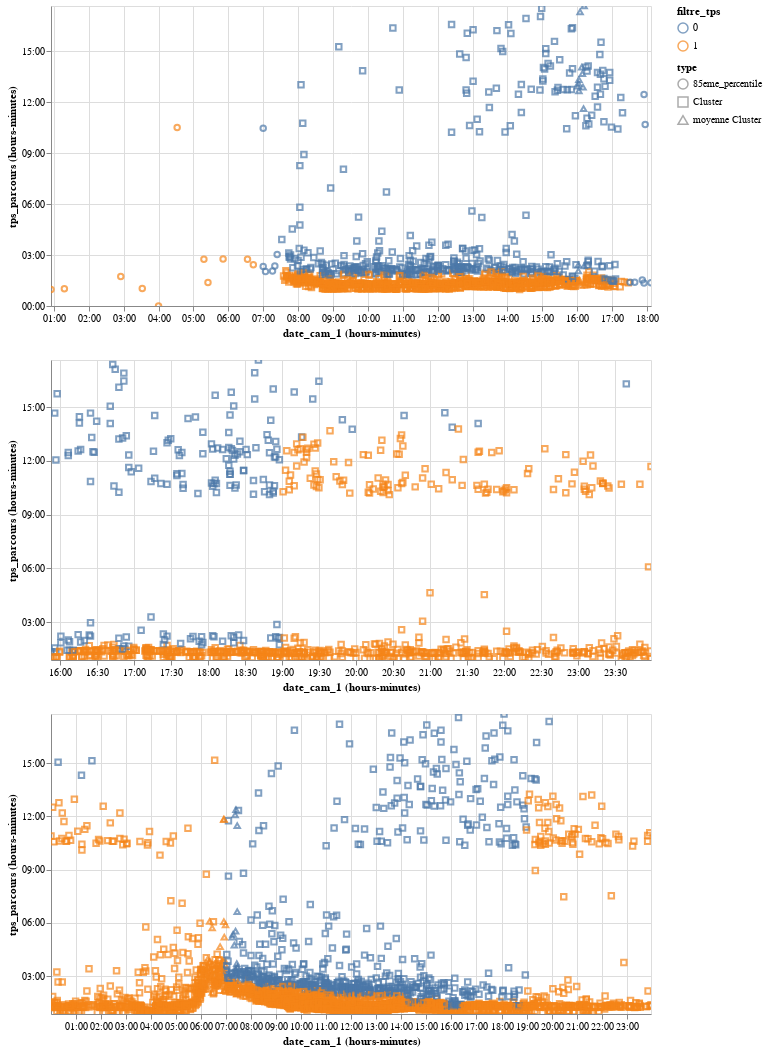

Here is the notebook cell this chart was saved with:
### Code cell
graph_tot

### Figure 1 — Vega-Lite specification as saved in the notebook (floating-point values rounded to 4 significant figures; data arrays with more than 128 entries replaced by an {"elided": "..."} marker saying what was removed)
{"$schema": "https://vega.github.io/schema/vega-lite/v2.6.0.json", "config": {"view": {"height": 300, "width": 400}}, "datasets": {"data-7caf111db27e1461e6a2010b5a0e34ed": {"elided": "841 records"}, "data-b5f64b6c1a4e1ced3487e408f0dcb713": {"elided": "3147 records"}, "data-f6aa707b262a84f8ca4505855d75dafc": {"elided": "1453 records"}}, "vconcat": [{"data": {"name": "data-f6aa707b262a84f8ca4505855d75dafc"}, "encoding": {"color": {"field": "filtre_tps", "type": "nominal"}, "shape": {"field": "type", "type": "nominal"}, "tooltip": {"field": "tps_parcours", "timeUnit": "hoursminutes", "type": "temporal"}, "x": {"field": "date_cam_1", "timeUnit": "hoursminutes", "type": "temporal"}, "y": {"field": "tps_parcours", "timeUnit": "hoursminutes", "type": "temporal"}}, "mark": "point", "selection": {"selector066": {"bind": "scales", "encodings": ["x", "y"], "mark": {"fill": "#333", "fillOpacity": 0.125, "stroke": "white"}, "on": "[mousedown, window:mouseup] > window:mousemove!", "resolve": "global", "translate": "[mousedown, window:mouseup] > window:mousemove!", "type": "interval", "zoom": "wheel!"}}, "width": 600}, {"data": {"name": "data-7caf111db27e1461e6a2010b5a0e34ed"}, "encoding": {"color": {"field": "filtre_tps", "type": "nominal"}, "shape": {"field": "type", "type": "nominal"}, "tooltip": {"field": "tps_parcours", "timeUnit": "hoursminutes", "type": "temporal"}, "x": {"field": "date_cam_1", "timeUnit": "hoursminutes", "type": "temporal"}, "y": {"field": "tps_parcours", "timeUnit": "hoursminutes", "type": "temporal"}}, "mark": "point", "selection": {"selector067": {"bind": "scales", "encodings": ["x", "y"], "mark": {"fill": "#333", "fillOpacity": 0.125, "stroke": "white"}, "on": "[mousedown, window:mouseup] > window:mousemove!", "resolve": "global", "translate": "[mousedown, window:mouseup] > window:mousemove!", "type": "interval", "zoom": "wheel!"}}, "width": 600}, {"data": {"name": "data-b5f64b6c1a4e1ced3487e408f0dcb713"}, "encoding": {"color": {"field": "filtre_tps", "type": "nominal"}, "shape": {"field": "type", "type": "nominal"}, "tooltip": {"field": "tps_parcours", "timeUnit": "hoursminutes", "type": "temporal"}, "x": {"field": "date_cam_1", "timeUnit": "hoursminutes", "type": "temporal"}, "y": {"field": "tps_parcours", "timeUnit": "hoursminutes", "type": "temporal"}}, "mark": "point", "selection": {"selector068": {"bind": "scales", "encodings": ["x", "y"], "mark": {"fill": "#333", "fillOpacity": 0.125, "stroke": "white"}, "on": "[mousedown, window:mouseup] > window:mousemove!", "resolve": "global", "translate": "[mousedown, window:mouseup] > window:mousemove!", "type": "interval", "zoom": "wheel!"}}, "width": 600}]}
